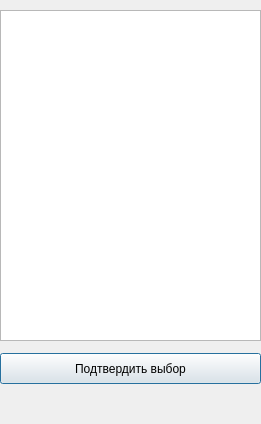
<?xml version="1.0" encoding="UTF-8"?>
<ui version="4.0">
 <class>Dialog</class>
 <widget class="QDialog" name="Dialog">
  <property name="geometry">
   <rect>
    <x>0</x>
    <y>0</y>
    <width>261</width>
    <height>424</height>
   </rect>
  </property>
  <property name="windowTitle">
   <string>Dialog</string>
  </property>
  <widget class="QListWidget" name="GenresListWidget">
   <property name="geometry">
    <rect>
     <x>0</x>
     <y>10</y>
     <width>261</width>
     <height>331</height>
    </rect>
   </property>
   <property name="selectionMode">
    <enum>QAbstractItemView::MultiSelection</enum>
   </property>
  </widget>
  <widget class="QPushButton" name="ConfirmSelectionBtn">
   <property name="geometry">
    <rect>
     <x>0</x>
     <y>353</y>
     <width>261</width>
     <height>31</height>
    </rect>
   </property>
   <property name="text">
    <string>Подтвердить выбор</string>
   </property>
  </widget>
 </widget>
 <resources/>
 <connections/>
</ui>
